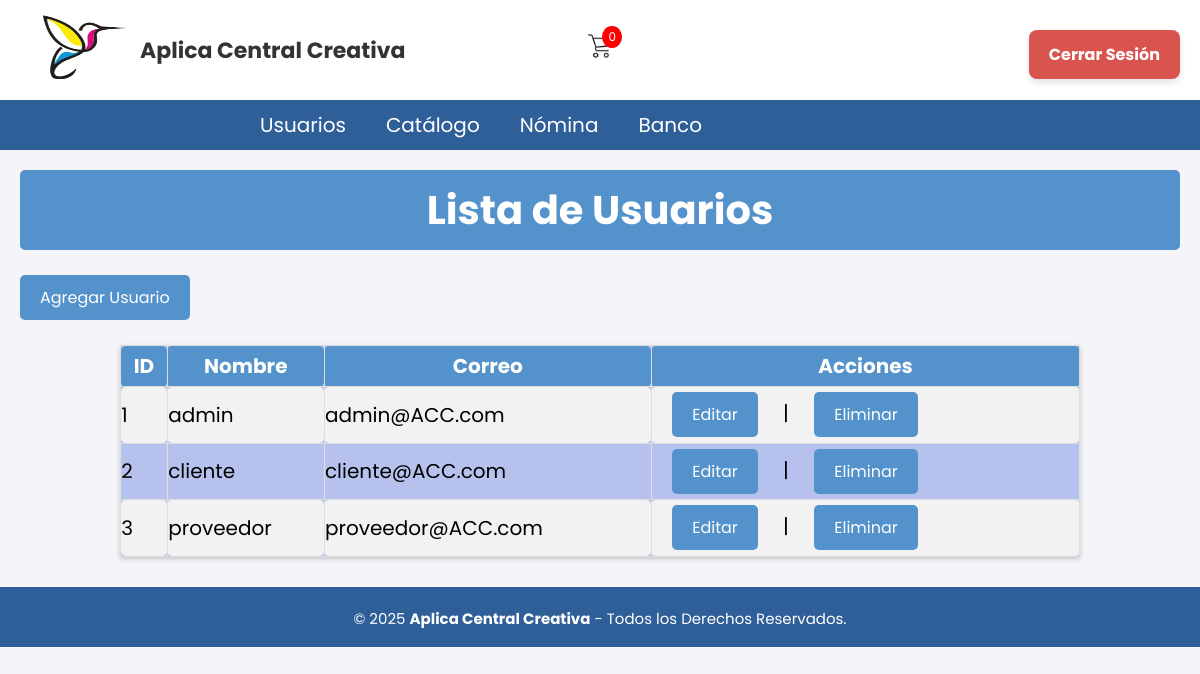
The page /Banco_Usuarios/Usuarios_B.php (signed in) on the database as committed earlier.
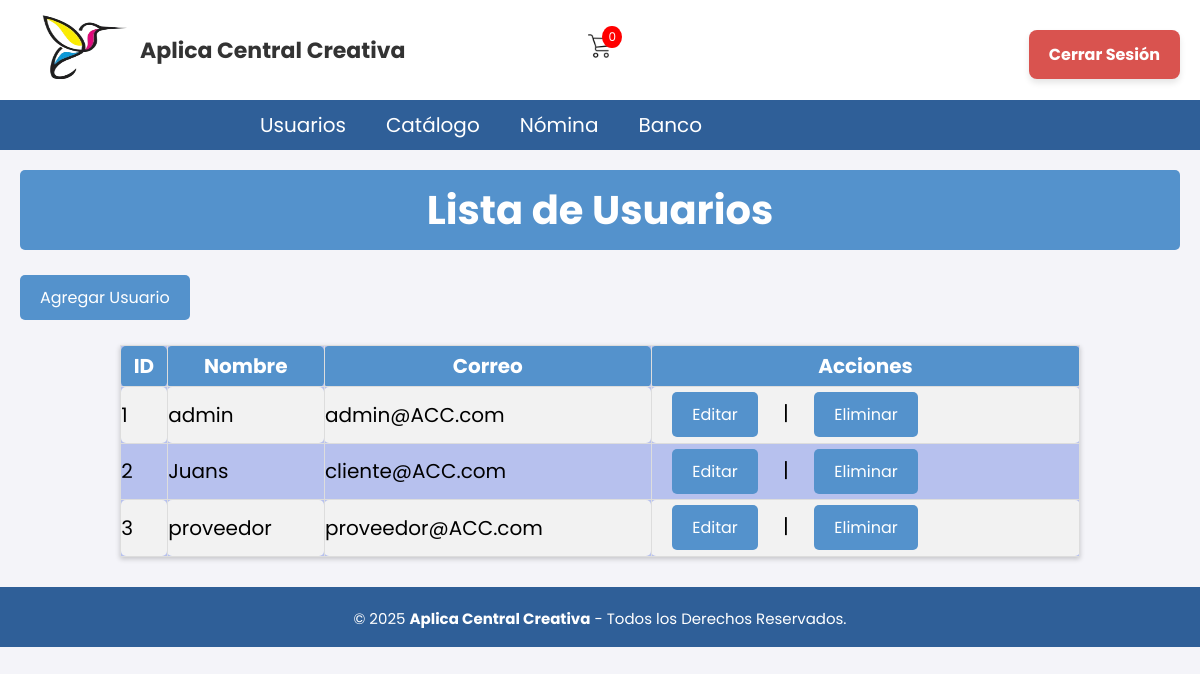
The same page on the database as committed later.
### tables this page shows
CREATE TABLE usuario (
id_usuario INT NOT NULL PRIMARY KEY AUTO_INCREMENT,
nombre_usuario VARCHAR(50) NOT NULL,
correo VARCHAR(100) NOT NULL,
contraseña VARCHAR(25) NOT NULL,
id_rol INT NOT NULL, 
CONSTRAINT fk_usuario_roles FOREIGN KEY (id_rol) REFERENCES Roles(id_rol)
);

### Banco_Usuarios/Usuarios_B.php (the view)
<?php
include('../Nav/header.php');
$query = "SELECT * FROM usuario";
$resultado = $conn2->query($query);
?>
<h1 class="titulo">Lista de Usuarios</h1>
<a href="Registro_U\Registro_Usuario.php" class="button">Agregar Usuario</a>
<table class='tabla'>
  <tr>
    <th>ID</th>
    <th>Nombre</th>
    <th>Correo</th>
    <th>Acciones</th>
  </tr>
  <?php while ($row = $resultado->fetch_assoc()): ?>
  <tr>
    <td><?= $row['id_usuario'] ?></td>
    <td><?= $row['nombre_usuario'] ?></td>
    <td><?= $row['correo'] ?></td>
    <td>
      <a href="Editar_U/Modificar.php?id=<?= $row['id_usuario'] ?>" class="button">Editar</a> |
      <a href="Eliminar_U\Eliminar_U.php?id=<?= $row['id_usuario'] ?>" onclick="return confirm('¿Eliminar usuario?')" class="button">Eliminar</a>
    </td>
  </tr>
  <?php endwhile; ?>
</table>
<?php include('../Nav/footer.php'); ?>

### BD/ConexionBD.php (shortened to what this page needs)
<!DOCTYPE html>
<html lang="en">
<head>
</head>
<body>
</body>
</html>

### BD/ConexionBDB.php (shortened to what this page needs)
<!DOCTYPE html>
<html lang="en">
<head>
</head>
<body>
</body>
</html>

### Nav/header.php (shortened to what this page needs)
<?php
include('../BD/ConexionBD.php');
include('../BD/ConexionBDB.php');
$id_rol = $_SESSION['id_rol'];
$menus = [
    1 => [
        "Usuarios" => "../Usuarios\Usuarios.php",
        "Catálogo" => [
            "Incapacidades" => "../Incapacidad/incapacidades.php",
            "Registrar Incapacidad" => "../Incapacidad/Registro/Registro_Incapacidades.php"
        ],
        "Nómina" => [
            "Ver Nómina" => "../Carrito/carrito.php",
            "Registrar Nómina" => "../Nomina/Registro_N/Registro_Nomina.php"
        ],
        "Banco" => [
            "Clientes" => "../Banco_Usuarios\Usuarios_B.php",
            "Bancos" => "../Bancos\Bancos.php"
        ]
    ],
    2 => [
        "Inicio" => "../Home\Home.php",
        "Mis datos" => [
            "Direcciones" => "../Perfil/Perfil.php",
           "Tarjetas" => "../Perfil/Formas_pago.php"
        ],
        "Carrito" => "../Carrito\carrito.php",
    ],
    3 => [
        "Tienda" => [
            "Ver Productos" => "../Catalogo/catalogo.php",
            "Promociones" => "../Catalogo/promociones.php"
        ],
        "Mis Compras" => [
            "Historial" => "../Cliente/historial_compras.php"
        ],
        "Carrito" => [
            "Ver Carrito" => "../Carrito/carrito.php"
        ],
        "Perfil" => [
            "Perfil" => "../Perfil/Perfil.php"
        ]
    ]
];
?>
<!DOCTYPE html>
<html lang="es">
<head>
    <link rel="stylesheet" href="../CSS/cabecera.css" type="text/css">
    <link rel="stylesheet" href="../CSS/menu.css" type="text/css">
    <link rel="stylesheet" href="../CSS/pie_pagina.css" type="text/css">
    <link rel="stylesheet" href="../CSS/tablas_boton.css" type="text/css">
    <link rel="stylesheet" href="../CSS/formularios.css" type="text/css">
    <link rel="stylesheet" href="../CSS/departamentos.css" type="text/css">
    <link rel="stylesheet" href="../CSS/cabecera2.css" type="text/css">
    <link rel="stylesheet" href="../CSS/Detalle_Producto.css" type="text/css">
    <link rel="stylesheet" href="../CSS/Carrito.css" type="text/css">
    <link rel="stylesheet" href="../CSS/direccion.css" type="text/css">
    <link rel="stylesheet" href="../CSS/Recursos.css" type="text/css">
</head>
<body>
<header class="cabecera_p">
    <div class="cabecera">
        <div class="logo-nombre">
            <a href="../Home/Home.php">
                <img src="../Imagenes/acc_logo.png" class="img-logo" alt="Logo">
            </a>
            <h1 class="nom_sis">Aplica Central Creativa</h1>
        </div>
        <div class="centro-cabecera">
            <div class="carrito-icono">
            <a href="../Carrito\carrito.php">
                <img src="../Imagenes/carrito.png" alt="Carrito" class="carrito-img">
                <span id="contador-carrito">0</span>
            </a>
            </div>
        </div>
        <div class="logout-container">
            <form method="POST">
                <button type="submit" name="cerrar_sesion" class="btn_logout">Cerrar Sesión</button>
            </form>
        </div>
    </div>
    <div class="header">
        <ul class="nav">
            <?php
            if ($id_rol && isset($menus[$id_rol])) {
                foreach ($menus[$id_rol] as $nombre => $url) {
                    if (is_array($url)) {
                        echo "<li><a href='#'>$nombre</a><ul class='submenu'>";
                        echo "</ul></li>";
                    } else {
                        echo "<li><a href='$url'>$nombre</a></li>";
                    }
                }
            } else {
                echo "<li><a href='#'>Acceso Denegado</a></li>";
            }
            ?>
        </ul>
    </div>
</header>
</body>
</html>

### Nav/footer.php
<footer class="pie-pagina">
        <div class="grupo-2">
            <small>&copy; 2025 <b>Aplica Central Creativa</b> - Todos los Derechos Reservados.</small>
        </div>
    </footer>

### CSS/cabecera.css (style rules this page uses)
html { font-size: 20px; overflow-y: auto; font-family: 'Poppins', sans-serif; }
.cabecera { display: flex; justify-content: space-between; align-items: center; height: 100px; width: 100%; background-color: #ffffff; padding: 0 30px; position: relative; }
.logo-nombre { display: flex; align-items: center; gap: 10px; }
.img-logo { height: 90px; width: 100px; }
.nom_sis { font-size: 22px; font-weight: bold; color: #333; margin: 0; }
.centro-cabecera { position: absolute; left: 50%; transform: translateX(-50%); display: flex; align-items: center; gap: 20px; }
.carrito-icono { position: relative; cursor: pointer; }
.carrito-img { height: 24px; }
#contador-carrito { position: absolute; top: -8px; right: -10px; background: red; color: white; font-size: 12px; border-radius: 50%; padding: 2px 6px; }
.logout-container { margin-left: auto; }
.btn_logout { background-color: #ee22a0; color: white; border: none; padding: 6px 12px; border-radius: 5px; cursor: pointer; font-weight: bold; }

### CSS/menu.css (style rules this page uses)
* { padding: 0px; margin: 0px; }
.header { margin: auto; width: 100%; background-color: #2f5f98; }
ul, ol { list-style: none; }
.nav { display: flex; margin-left: 20%; }
.nav > li { position: relative; float: left; }
.nav li a { background-color: #2f5f98; color: #fff; text-decoration: none; padding: 10px 20px; display: block; }

### CSS/pie_pagina.css (style rules this page uses)
.pie-pagina { width: 100%; margin-top: 30px; }
.pie-pagina .grupo-2 { background-color: #2f5f98; padding: 15px 10px; text-align: center; color: #fff; }
.pie-pagina .grupo-2 small { font-size: 15px; }

### CSS/tablas_boton.css (style rules this page uses)
.titulo { background-color: #5492cc; color: white; padding: 10px 20px; border: none; border-radius: 5px; cursor: pointer; font-family: 'Poppins', sans-serif; margin-left: 20px; margin-top: 20px; margin-right: 20px; }
.tabla { border-collapse: collapse; width: 80%; margin: 20px auto; font-family: 'Roboto', sans-serif; background-color: #b7c1ee; box-shadow: 0 2px 5px rgba(0, 0, 0, 0.2); }
.tabla th { border: 1px solid #ddd; padding: 5px 5px; text-align: center; }
.tabla td { border: 1px solid #ddd; padding: 0.3px 0.3px; text-align: left; }
.tabla th, .tabla_inv th, .tabla_ped th { background-color: #5492cc; color: white; font-weight: bold; }
.tabla td, .tabla_inv td, .tabla_ped td { color: #000000; }
.tabla tbody tr:nth-child(even) { background-color: #f2f2f2; }
.tabla th, table.tabla td { border-radius: 5px; }
a { text-decoration: underline; color: rgb(0, 0, 0); }

### CSS/formularios.css (style rules this page uses)
.titulo { background-color: #5492cc; color: white; padding: 10px 20px; border: none; border-radius: 5px; cursor: pointer; font-family: 'Poppins', sans-serif; margin-left: 20px; margin-top: 20px; margin-bottom: 20px; margin-right: 20px; }
* { font-family: 'Poppins', sans-serif; margin: 0; padding: 0; box-sizing: border-box; }

### CSS/departamentos.css (style rules this page uses)
a { text-decoration: underline; color: purple; }

### CSS/cabecera2.css (style rules this page uses)
* { padding: 0px; margin: 0px; }
.header { margin: auto; width: 100%; background-color: #2f5f98; }
ul, ol { list-style: none; }
.nav { display: flex; margin-left: 20%; }
.nav > li { position: relative; float: left; }
.nav li a { background-color: #2f5f98; color: #fff; text-decoration: none; padding: 10px 20px; display: block; }
h1, h2 { color: #000000; }
table { width: 100%; margin-bottom: 20px; border-collapse: collapse; }
table, th, td { border: 1px solid #ddd; }
th, td { padding: 10px; text-align: left; }
.logout-container { position: absolute; top: 30px; right: 20px; }
.btn_logout { background-color: #d9534f; color: white; border: none; padding: 12px 20px; font-size: 16px; font-weight: bold; cursor: pointer; border-radius: 8px; transition: all 0.3s ease; box-shadow: 0 4px 6px rgba(0, 0, 0, 0.1); margin-left: 10px; }

### CSS/Carrito.css (style rules this page uses)
body { font-family: 'Segoe UI', Tahoma, Geneva, Verdana, sans-serif; background-color: #f4f4f9; color: #000000; }
h1 { text-align: center; margin-bottom: 30px; color: #000000; }
th, td { padding: 12px 15px; text-align: center; vertical-align: middle; }
tbody tr { border-bottom: 1px solid #eee; }

### CSS/direccion.css (style rules this page uses)
body { font-family: 'Segoe UI', Tahoma, Geneva, Verdana, sans-serif; background-color: #f4f4f9; color: #000000; }
h1 { text-align: center; margin-bottom: 30px; color: #000000; }

### CSS/Recursos.css (style rules this page uses)
a.button { display: inline-block; padding: 10px 20px; background-color: #5492cc; color: white; text-align: center; text-decoration: none; font-size: 16px; border-radius: 5px; transition: background-color 0.3s ease; font-family: 'Poppins', sans-serif; margin-left: 20px; margin-top: 5px; margin-right: 20px; margin-bottom: 5px; }

Rows that differ between the two databases and show on the page:
changed usuario "cliente@ACC.com": nombre_usuario "cliente" → "Juans"
